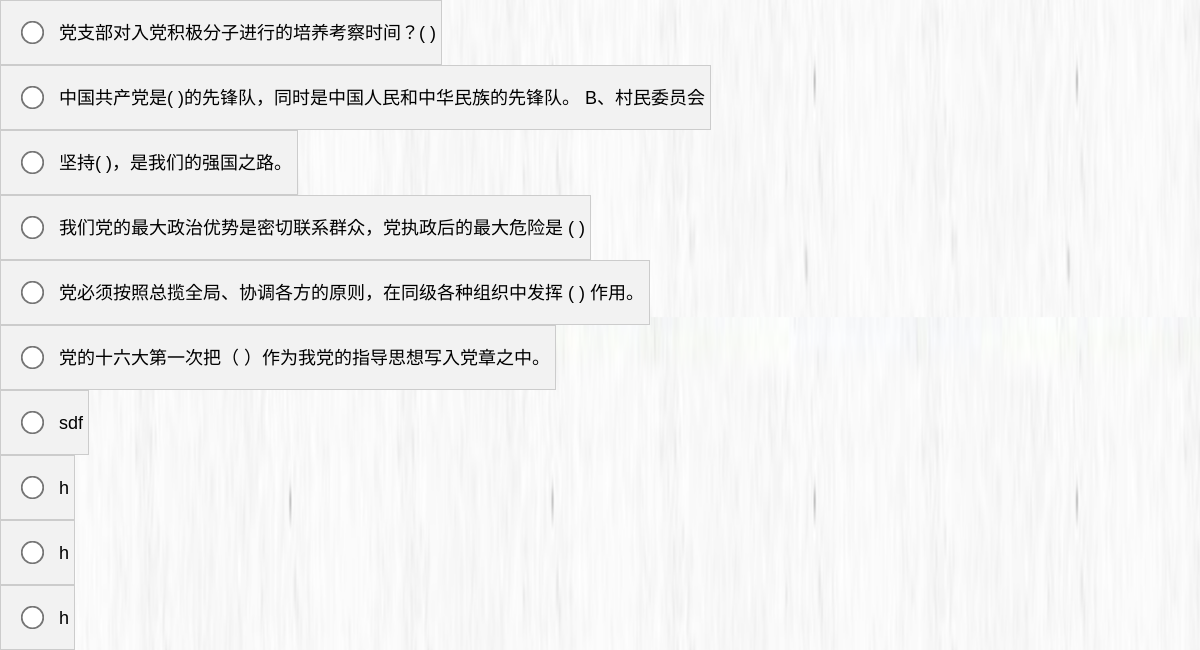
Before: /PhpProject1/organizer/generate_quiz.php (lower part) with the older database file.
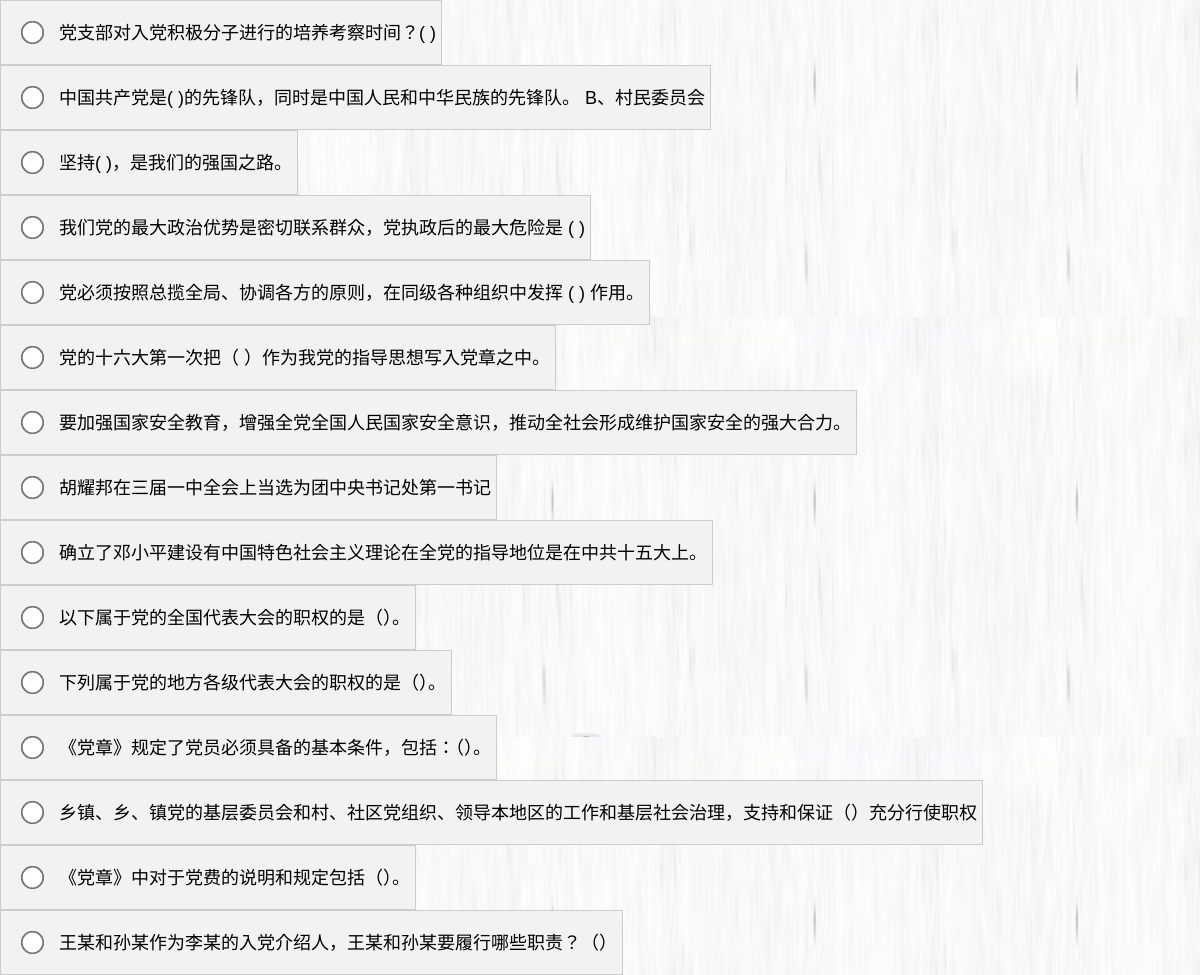
After: the same page with the newer database file.
### tables this page shows
CREATE TABLE `question_bank` (
  `no` int(11) NOT NULL,
  `content` varchar(200) NOT NULL,
  `option1` varchar(20) NOT NULL,
  `option2` varchar(20) NOT NULL,
  `option3` varchar(20) NOT NULL,
  `option4` varchar(20) NOT NULL,
  `answer` varchar(20) NOT NULL
);

### PhpProject1/organizer/generate_quiz.php (the view, shortened to what this page needs)
<?php
$servername = 'localhost';
$username = 'root';
$password = '';
$dbname = 'sgm';
$conn = new mysqli($servername, $username, $password, $dbname);
?>
<form action="submit.php" method="POST"  onsubmit="return validateForm();">
<?php
$query = "SELECT * FROM question_bank order by no";
$result = mysqli_query($conn, $query);
$i=1;
while ($row = mysqli_fetch_assoc($result)) {
  ?>
    <table class="ti">
        <td>
    <?php
        echo "<input type='radio'  name='".$i."' value='".$row["no"]."'>" . $row["content"] . "</p>";
        $i++;
        ?>
        </td>
    </table>
    <?php
            }
?>
</form>

### PhpProject1/organizer/generate_quiz.php (style rules this page uses)
form { font-size: 25px; margin: 0 auto; margin-top: 30px; }
input[type=radio] { transform: scale(1.8); margin: 20px; }
table { text-align: center; font-size: 16px; border-collapse: collapse; }
table td { border: 1px solid #ccc; padding: 5px; vertical-align: top; font-size: 18px; color: black; }

Changed rows visible on the page:
changed question_bank: content "sdf" → "要加强国家安全教育，增强全党全国人民国家安全意识，推动全社会形成维护国家安全的强大合力。"
changed question_bank: content "h" → "胡耀邦在三届一中全会上当选为团中央书记处第一书记"
changed question_bank: content "h" → "确立了邓小平建设有中国特色社会主义理论在全党的指导地位是在中共十五大上。"
changed question_bank: content "h" → "以下属于党的全国代表大会的职权的是（）。"
added question_bank: content "下列属于党的地方各级代表大会的职权的是（）。"
added question_bank: content "《党章》规定了党员必须具备的基本条件，包括：（）。"
added question_bank: content "乡镇、乡、镇党的基层委员会和村、社区党组织、领导本地区的工作和基层社会治理，支持和保证（）充分行使职权"
added question_bank: content "《党章》中对于党费的说明和规定包括（）。"
added question_bank: content "王某和孙某作为李某的入党介绍人，王某和孙某要履行哪些职责？（）"
